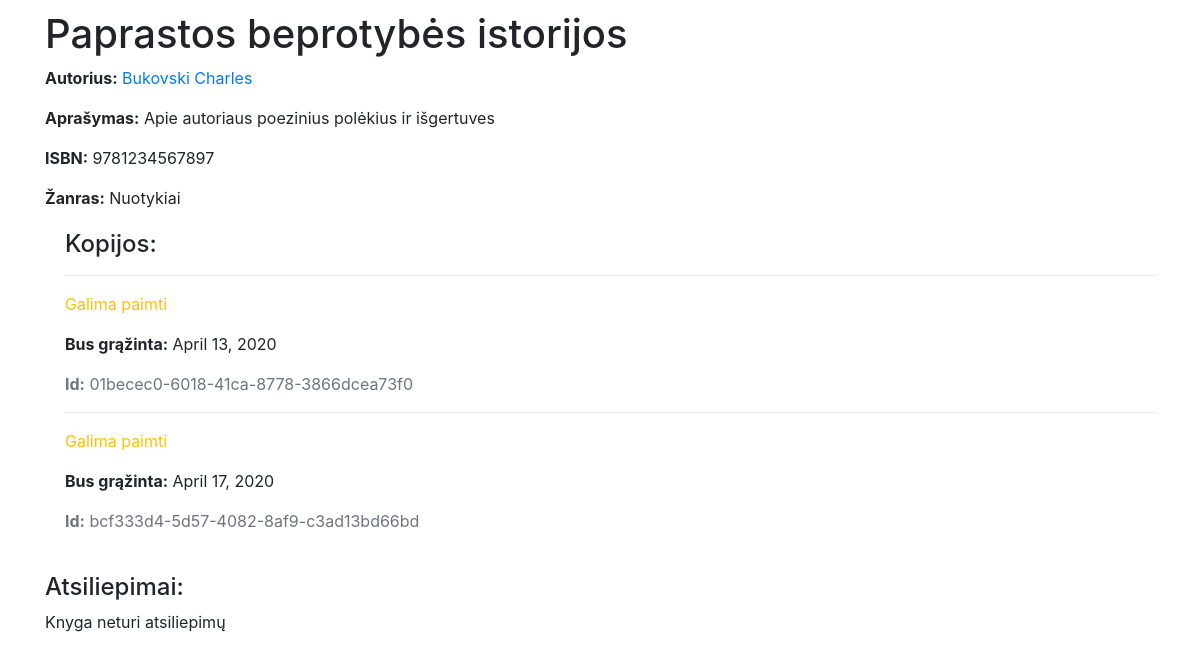
The app's page /library/books/1 (lower part), older data.
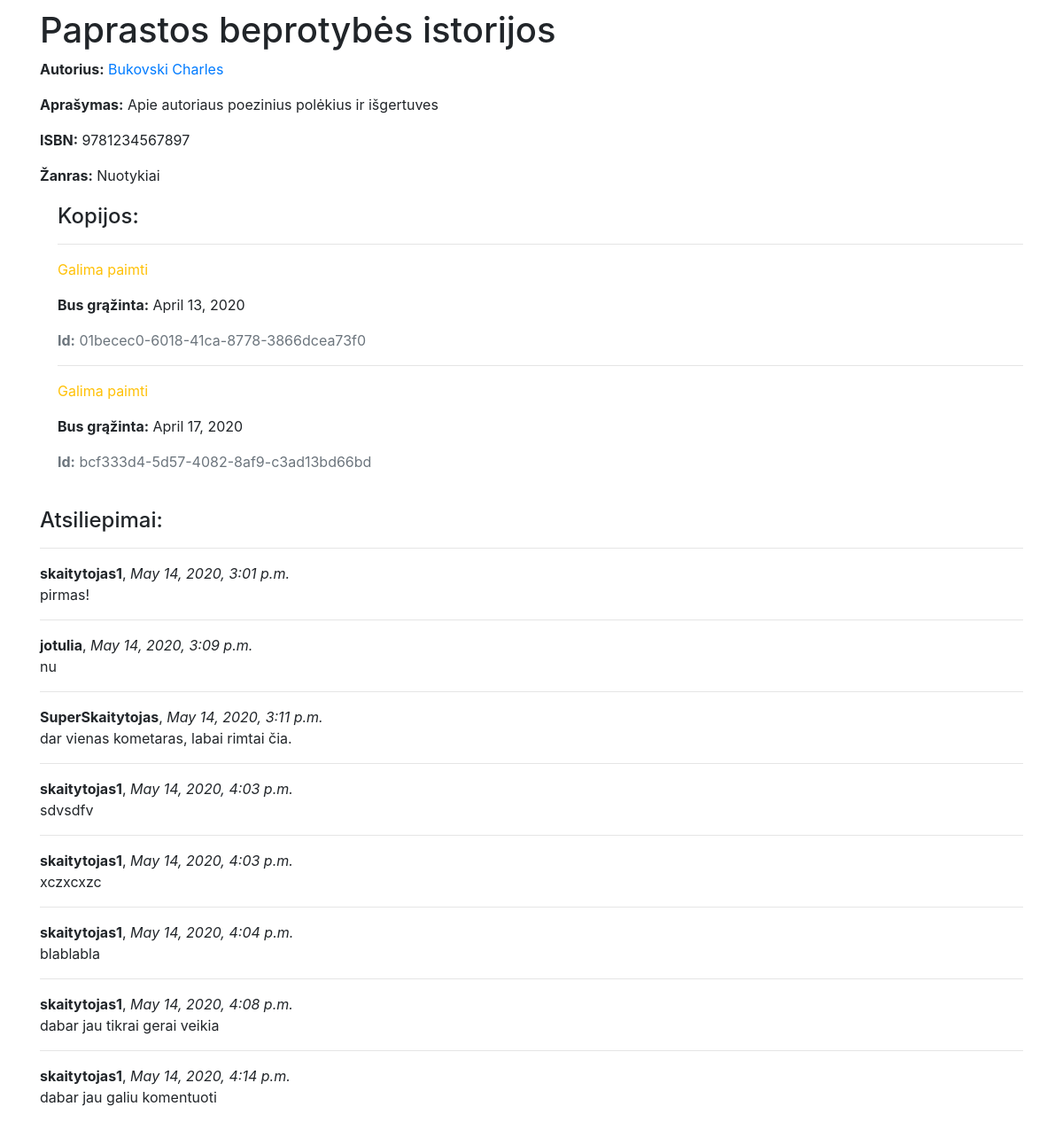
The same page, newer data.
### library/models.py (models this page shows, shortened)
class Book(models.Model):
    title = models.CharField('Pavadinimas', max_length=200)
    author = models.ForeignKey('Author', on_delete=models.SET_NULL, null=True, related_name='books')
    summary = models.TextField('Aprašymas', max_length=1000, help_text='Trumpas knygos aprašymas')
    isbn = models.CharField('ISBN', max_length=13, help_text='13 Simbolių <a href="https://www.isbn-international.org/content/what-isbn">ISBN kodas</a>')
    genre = models.ManyToManyField(Genre, help_text='Išrinkite žanrą(us) šiai knygai')
    cover = models.ImageField('Viršelis', upload_to='covers', null=True)
    def display_genre(self):
            return ', '.join(genre.name for genre in self.genre.all()[:3])
    display_genre.short_description = 'Žanras'

class Author(models.Model):
    first_name = models.CharField('Vardas', max_length=100)
    last_name = models.CharField('Pavardė', max_length=100)
    description = HTMLField()
    class Meta:
        ordering = ['last_name', 'first_name']
    def display_books(self):
        return ', '.join(book.title for book in self.books.all()[:3])
    display_books.short_description = 'Knygos'
    def __str__(self):
        return f'{self.last_name} {self.first_name}'

class Genre(models.Model):
    name = models.CharField('Pavadinimas', max_length=200, help_text='Įveskite knygos žanrą (pvz. detektyvas)')
    def __str__(self):
        return self.name

class BookInstance(models.Model):
    id = models.UUIDField(primary_key=True, default=uuid.uuid4, help_text='Unikalus ID knygos kopijai')
    book = models.ForeignKey('Book', on_delete=models.SET_NULL, null=True)
    due_back = models.DateField('Bus prieinama', null=True, blank=True)
    reader = models.ForeignKey(User, on_delete=models.SET_NULL, null=True, blank=True)
    LOAN_STATUS = (
        ('a', 'Administruojama'),
        ('p', 'Paimta'),
        ('g', 'Galima paimti'),
        ('r', 'Rezervuota'),
    )
    status = models.CharField(
        max_length=1,
        choices=LOAN_STATUS,
        blank=True,
        default='a',
        help_text='Statusas',
    )
    class Meta:
        ordering = ['due_back']

class BookReview(models.Model):
    book = models.ForeignKey('Book', on_delete=models.SET_NULL, null=True, blank=True)
    reviewer = models.ForeignKey(User, on_delete=models.SET_NULL, null=True, blank=True)
    date_created = models.DateTimeField(auto_now_add=True)
    content = models.TextField('Atsiliepimas', max_length=2000)

### library/views.py (the view, shortened to what this page needs)
# urls.py: path('books/<int:pk>', views.BookDetailView.as_view(), name='book-detail'),
class BookDetailView(FormMixin, generic.DetailView):
    model = Book
    template_name = 'book_detail.html'
    form_class = BookReviewForm
    class Meta:
        ordering = ['title']
    def get_context_data(self, *args, **kwargs):
       context = super(BookDetailView, self).get_context_data(**kwargs)
       context['form'] = BookReviewForm(initial={'book': self.object})
       return context

### library/templates/book_detail.html (shortened to what this page needs)
{% extends "base.html" %}
{% block content %}
{% load static %}
  <h1>{{ book.title }}</h1>
  <p><strong>Autorius:</strong> <a href="{% url 'author' book.author.pk %}">{{ book.author }}</a></p>
  <p><strong>Aprašymas:</strong> {{ book.summary }}</p>
  <p><strong>ISBN:</strong> {{ book.isbn }}</p>
  <p><strong>Žanras:</strong> {{ book.genre.all|join:", " }}</p>
  <div style="margin-left:20px;margin-top:20px">
    <h4>Kopijos:</h4>
    {% for copy in book.bookinstance_set.all %}
      <hr>
      <p class="{% if copy.status == 'a' %}text-success{% elif copy.status == 'm' %}text-danger{% else %}text-warning{% endif %}">
        {{ copy.get_status_display }}
      </p>
      {% if copy.status != 'a' %}
        <p><strong>Bus grąžinta:</strong> {{ copy.due_back }}</p>
      {% endif %}
      <p class="text-muted"><strong>Id:</strong> {{ copy.id }}</p>
    {% endfor %}
  </div>
  <h4>Atsiliepimai:</h4>
  {% if book.bookreview_set.all %}
    {% for review in book.bookreview_set.all %}
      <hr>
      <strong>{{ review.reviewer }}</strong>, <em>{{ review.date_created}}</em>
      <p>{{ review.content }}</p>
    {% endfor %}
  {% else %}
    <p>Knyga neturi atsiliepimų</p>
  {% endif %}
{% endblock %}

### library/templates/base.html (shortened to what this page needs)
<!DOCTYPE html>
<html lang="en">
<head>
  <link rel="stylesheet" href="https://stackpath.bootstrapcdn.com/bootstrap/4.1.3/css/bootstrap.min.css">
  <link rel="stylesheet" href="https://cdnjs.cloudflare.com/ajax/libs/font-awesome/4.7.0/css/font-awesome.min.css">
  {% load static %}
  <link rel="stylesheet" href="{% static 'css/styles.css' %}">
</head>
<body>
<div class="container">
{% block content %}{% endblock %}
</div>
</body>
</html>

Row changes from the older to the newer data that the page shows:
added BookReview: reviewer "skaitytojas1", date_created "May 14, 2020, 3:01 p.m.", content "pirmas!"
added BookReview: reviewer "jotulia", date_created "May 14, 2020, 3:09 p.m.", content "nu"
added BookReview: reviewer "SuperSkaitytojas", date_created "May 14, 2020, 3:11 p.m.", content "dar vienas kometaras, labai rimtai čia."
added BookReview: reviewer "skaitytojas1", date_created "May 14, 2020, 4:03 p.m.", content "sdvsdfv"
added BookReview: reviewer "skaitytojas1", date_created "May 14, 2020, 4:03 p.m.", content "xczxcxzc"
added BookReview: reviewer "skaitytojas1", date_created "May 14, 2020, 4:04 p.m.", content "blablabla"
added BookReview: reviewer "skaitytojas1", date_created "May 14, 2020, 4:08 p.m.", content "dabar jau tikrai gerai veikia"
added BookReview: reviewer "skaitytojas1", date_created "May 14, 2020, 4:14 p.m.", content "dabar jau galiu komentuoti"
Text that changed along with them:
text no longer shown: "Knyga neturi atsiliepimų"
